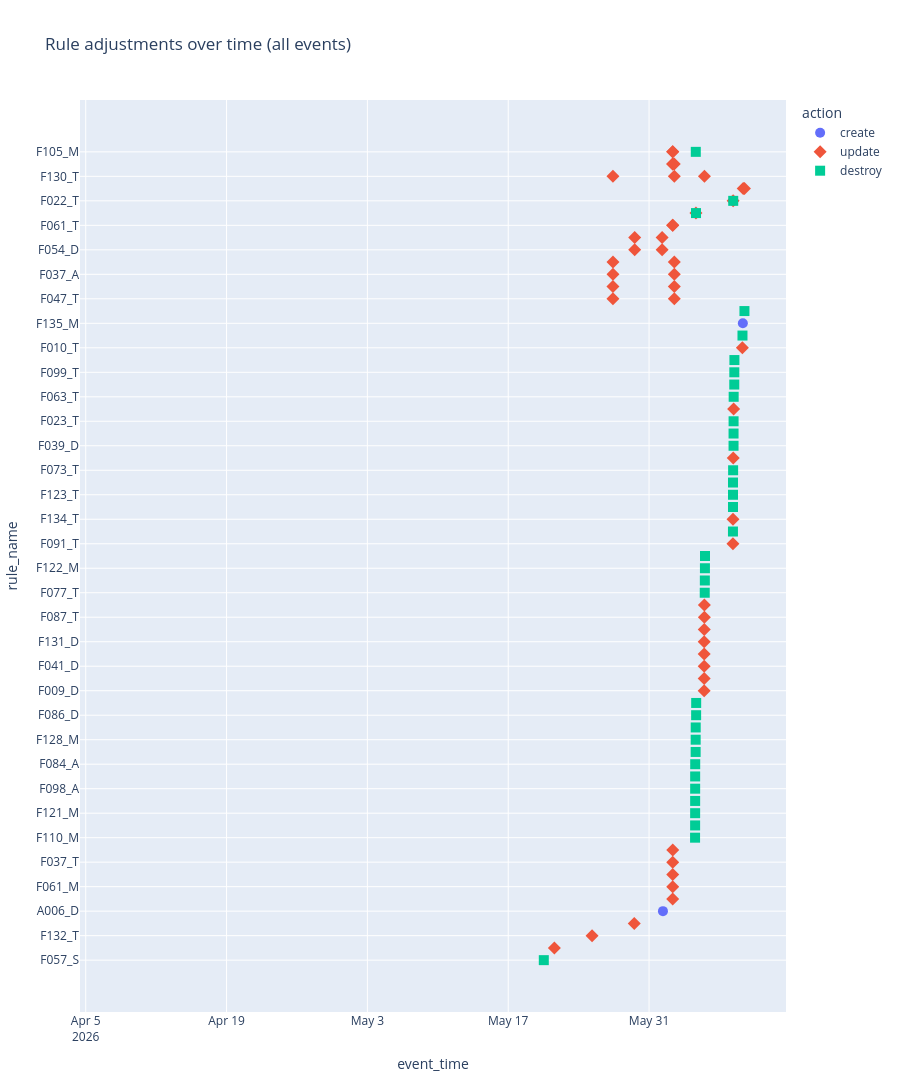

The code cell stored with this chart in its notebook:
### Code cell
import plotly.express as px

events = rule_events

fig = px.scatter(
    events,
    x="event_time",
    y="rule_name",
    color="action",
    symbol="action",
    title="Rule adjustments over time (all events)",
    hover_data=["rule_name", "action", "event_time"],
    height=max(500, 25 * events["rule_name"].nunique()),
)
fig.update_traces(marker={"size": 10})
fig.update_layout(yaxis={"categoryorder": "total ascending"})
fig.show()

### Figure 1 — Plotly figure (JSON) as saved in the notebook; plotly's stock layout.template omitted (floating-point values rounded to 4 significant figures)
{"data": [{"customdata": [["create"], ["create"], ["create"], ["create"], ["create"], ["create"]], "hovertemplate": "action=%{customdata[0]}<br>event_time=%{x}<br>rule_name=%{y}<extra></extra>", "legendgroup": "create", "marker": {"color": "#636efa", "size": 10, "symbol": "circle"}, "mode": "markers", "name": "create", "orientation": "v", "showlegend": true, "type": "scatter", "x": ["2026-04-08T13:26:58.652000", "2026-04-20T11:28:40.288000", "2026-04-21T12:35:00.810000", "2026-04-24T14:57:03.367000", "2026-06-01T09:08:40.911000", "2026-06-09T07:45:26.155000"], "xaxis": "x", "y": [null, null, null, null, "A006_D", "F135_M"], "yaxis": "y"}, {"customdata": [["update"], ["update"], ["update"], ["update"], ["update"], ["update"], ["update"], ["update"], ["update"], ["update"], ["update"], ["update"], ["update"], ["update"], ["update"], ["update"], ["update"], ["update"], ["update"], ["update"], ["update"], ["update"], ["update"], ["update"], ["update"], ["update"], ["update"], ["update"], ["update"], ["update"], ["update"], ["update"], ["update"], ["update"], ["update"], ["update"], ["update"], ["update"], ["update"], ["update"], ["update"], ["update"], ["update"], ["update"], ["update"], ["update"], ["update"], ["update"], ["update"], ["update"], ["update"], ["update"], ["update"], ["update"], ["update"], ["update"], ["update"], ["update"], ["update"], ["update"], ["update"]], "hovertemplate": "action=%{customdata[0]}<br>event_time=%{x}<br>rule_name=%{y}<extra></extra>", "legendgroup": "update", "marker": {"color": "#EF553B", "size": 10, "symbol": "diamond"}, "mode": "markers", "name": "update", "orientation": "v", "showlegend": true, "type": "scatter", "x": ["2026-04-08T13:30:36.600000", "2026-04-13T13:32:24.528000", "2026-04-16T09:45:51.679000", "2026-04-16T13:52:55.709000", "2026-04-17T12:46:38.742000", "2026-04-17T12:59:21.665000", "2026-04-20T11:43:22.053000", "2026-04-21T12:40:15.057000", "2026-04-22T10:06:25.415000", "2026-04-24T15:17:53.147000", "2026-04-24T15:20:28.628000", "2026-04-24T16:34:04.287000", "2026-04-27T11:30:37.501000", "2026-04-30T10:19:30.185000", "2026-06-05T11:27:48.831000", "2026-06-09T06:42:28.293000", "2026-06-08T08:57:02.087000", "2026-06-08T08:36:44.339000", "2026-05-27T09:53:16.871000", "2026-06-02T12:14:54.073000", "2026-06-08T09:45:37.563000", "2026-05-27T09:53:51.977000", "2026-06-02T12:15:58.057000", "2026-06-02T08:27:46.199000", "2026-06-02T08:28:12.538000", "2026-06-05T11:32:20.446000", "2026-05-27T09:54:18.141000", "2026-06-02T12:16:23.837000", "2026-05-27T09:52:07.155000", "2026-06-02T12:14:07.710000", "2026-05-29T13:45:57.432000", "2026-06-01T07:11:11.437000", "2026-05-29T13:46:46.780000", "2026-06-01T07:11:25.742000", "2026-06-02T08:28:34.972000", "2026-06-02T08:27:03.022000", "2026-06-02T08:25:34.115000", "2026-06-02T08:29:34.132000", "2026-06-04T15:49:53.366000", "2026-06-09T08:32:16.915000", "2026-06-09T11:34:38.425000", "2026-06-05T11:33:09.975000", "2026-06-05T11:45:03.802000", "2026-06-02T08:26:30.915000", "2026-06-02T08:29:05.928000", "2026-06-02T12:06:38.401000", "2026-06-05T11:59:00.442000", "2026-06-08T08:08:43.370000", "2026-06-02T08:26:03.420000", "2026-06-02T08:25:02.398000", "2026-06-02T08:30:00.653000", "2026-06-05T12:01:13.911000", "2026-05-29T12:42:22.675000", "2026-05-21T14:03:33.395000", "2026-06-05T11:31:51.633000", "2026-05-27T09:52:35.764000", "2026-06-02T12:15:26.791000", "2026-06-05T12:08:12.832000", "2026-06-05T11:33:47.299000", "2026-05-25T07:59:35.829000", "2026-06-08T08:13:17.743000"], "xaxis": "x", "y": [null, null, null, null, null, null, null, null, null, null, null, null, null, null, "F009_D", "F010_T", "F012_T", "F022_T", "F024_A", "F024_A", "F028_T", "F037_A", "F037_A", "F037_M", "F037_T", "F041_D", "F047_D", "F047_D", "F047_T", "F047_T", "F054_D", "F054_D", "F055_D", "F055_D", "F061_A", "F061_M", "F061_T", "F061_T", "F076_M", "F080_T", "F080_T", "F082_D", "F082_M", "F085_M", "F085_M", "F085_M", "F087_T", "F091_T", "F092_A", "F105_M", "F105_M", "F117_T", "F118_M", "F126_M", "F127_D", "F130_T", "F130_T", "F130_T", "F131_D", "F132_T", "F134_T"], "yaxis": "y"}, {"customdata": [["destroy"], ["destroy"], ["destroy"], ["destroy"], ["destroy"], ["destroy"], ["destroy"], ["destroy"], ["destroy"], ["destroy"], ["destroy"], ["destroy"], ["destroy"], ["destroy"], ["destroy"], ["destroy"], ["destroy"], ["destroy"], ["destroy"], ["destroy"], ["destroy"], ["destroy"], ["destroy"], ["destroy"], ["destroy"], ["destroy"], ["destroy"], ["destroy"], ["destroy"], ["destroy"], ["destroy"], ["destroy"], ["destroy"], ["destroy"]], "hovertemplate": "action=%{customdata[0]}<br>event_time=%{x}<br>rule_name=%{y}<extra></extra>", "legendgroup": "destroy", "marker": {"color": "#00cc96", "size": 10, "symbol": "square"}, "mode": "markers", "name": "destroy", "orientation": "v", "showlegend": true, "type": "scatter", "x": ["2026-06-04T16:25:11.864000", "2026-06-08T09:35:13.033000", "2026-06-08T08:47:50.199000", "2026-06-08T09:39:58.940000", "2026-06-08T09:34:17.564000", "2026-06-04T13:54:33.524000", "2026-06-04T15:18:56.425000", "2026-05-20T12:52:11.071000", "2026-06-08T09:52:05.701000", "2026-06-08T08:18:53.279000", "2026-06-08T08:32:40.206000", "2026-06-09T11:35:44.315000", "2026-06-04T16:03:04.768000", "2026-06-05T12:50:48.917000", "2026-06-04T14:07:19.679000", "2026-06-04T16:19:06.209000", "2026-06-05T13:05:59.863000", "2026-06-08T11:38:48.370000", "2026-06-04T13:59:19.398000", "2026-06-05T13:26:44.947000", "2026-06-08T11:24:24.730000", "2026-06-04T13:58:00.908000", "2026-06-04T15:29:42.411000", "2026-06-04T14:00:07.948000", "2026-06-08T08:10:25.199000", "2026-06-04T13:46:18.392000", "2026-06-04T15:09:05.285000", "2026-06-08T11:17:47.937000", "2026-06-09T06:53:22.069000", "2026-06-04T13:56:32.269000", "2026-06-05T13:17:55.038000", "2026-06-08T08:16:13.085000", "2026-06-08T08:14:46.435000", "2026-06-04T15:13:13.598000"], "xaxis": "x", "y": ["F006_D", "F008_D", "F022_T", "F023_T", "F039_D", "F050_D", "F050_M", "F057_S", "F063_T", "F072_T", "F073_T", "F075_T", "F076_M", "F077_T", "F084_A", "F086_D", "F088_T", "F089_M", "F098_A", "F099_M", "F099_T", "F100_A", "F105_M", "F106_A", "F109_T", "F110_M", "F113_M", "F114_T", "F120_test", "F121_M", "F122_M", "F123_T", "F125_T", "F128_M"], "yaxis": "y"}], "layout": {"height": 1675, "legend": {"title": {"text": "action"}, "tracegroupgap": 0}, "title": {"text": "Rule adjustments over time (all events)"}, "xaxis": {"anchor": "y", "domain": [0, 1], "title": {"text": "event_time"}}, "yaxis": {"anchor": "x", "categoryorder": "total ascending", "domain": [0, 1], "title": {"text": "rule_name"}}}}
